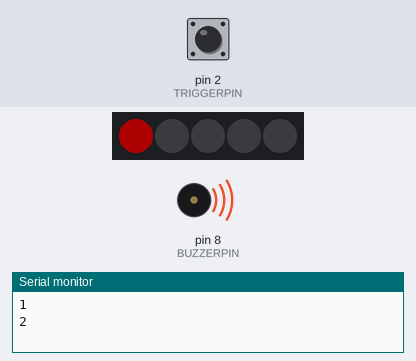
Bench run of a sketch on a simulated Arduino Uno, built with avr-gcc and run on an emulated ATmega328P. Shown: 5 RGB LEDs in strip order, left to right, buzzer (waves = sounding), the last lines printed to the serial monitor. The test bench sets the inputs (shaded band); at power-on: pin 2 (TRIGGERPIN) HIGH. Dim RGB values are drawn brighter than linear.

Above: at 0.18 s.
At 0.96 s:
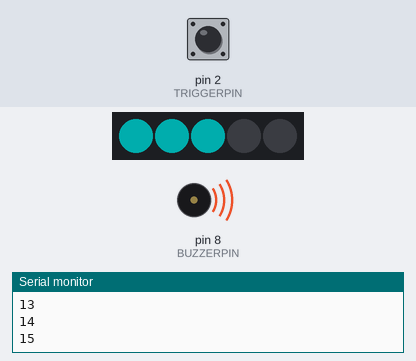
At 1.6 s:
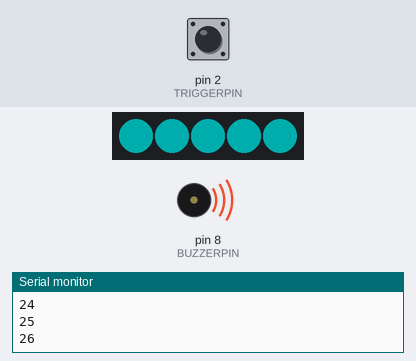
At 2.1 s:
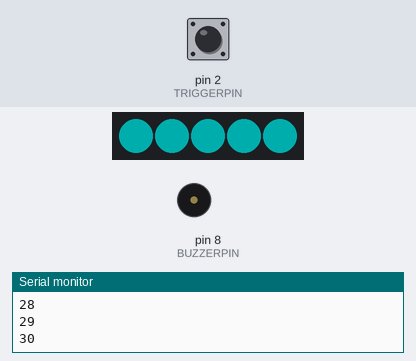
Timing chart, 0 to 3.6 s (numbered marks = the images above):
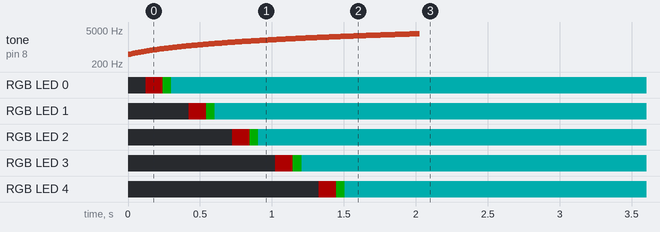

The sketch:

guntest.ino
```cpp
/*
 * Pin 6 - Neopixel
 * Pin 2 - Trigger button
 * Pin 3 - IR
 * Pin 8 - Buzzer
 */
#include <NewTone.h>
#include <Adafruit_NeoPixel.h>
#include <IRremote.h>

/*defining pin numbers*/
#define PIN      6
#define NUMPIXELS 5
#define TRIGGERPIN 2
#define BUZZERPIN 8

// variables for pulling trigger of gun
int triggerState = 0;               // variable for reading the trigger status
int maxBullet = 30;                 // Max Ammo for the gun
int minBullet = 0;                  // Min. Ammo for the gun
int currentBullet = 0;              // Current Ammo for the gun
boolean triggerPressed = false;     //boolean to prevent spamming

// variables for booting up sequence
unsigned long previousMillisforbootupSound = 0;        // will store last time LED was updated
const long bootupSoundInterval = 10;           // interval for bootupSound to change tone (milliseconds)
int bootupCount=0;
int bootupSoundDuration = 2000;
int bootupFreq=500;

Adafruit_NeoPixel strip = Adafruit_NeoPixel(NUMPIXELS, PIN, NEO_GRB + NEO_KHZ800);
IRsend irsend;

void setup() {
  strip.begin();
  strip.show(); // Initialize all pixels to 'off'
  pinMode(TRIGGERPIN, INPUT_PULLUP);
  Serial.begin(9600);

}

void loop() {
  bootupSequence();
  triggerState = digitalRead(TRIGGERPIN);
  if(triggerState == HIGH){
    // trigger not pressed
    triggerPressed = true;
  }else{
    if ((triggerPressed == true) && (currentBullet > 0)){
      shoot();
      triggerPressed = false;
    }
  }
  updateAmmoBar(0, NUMPIXELS, currentBullet, minBullet, maxBullet);
  strip.show();
}

void shoot() {
  NewTone(BUZZERPIN, 1000, 100);
  currentBullet--;
  irsend.sendSony(0xa90, 12);
  Serial.println(currentBullet);
}


void updateAmmoBar(int firstAmmoPixel, int lastAmmoPixel, int currentBullet, int minBullet, int maxBullet) {
  int numberOfPixels = lastAmmoPixel - firstAmmoPixel + 1;
  int numberOfStates = numberOfPixels * 3;
  currentBullet = constrain(currentBullet, minBullet, maxBullet);
  int currentState = map(currentBullet, minBullet, maxBullet, 0, numberOfStates);
  int numberOfBlue = map(currentBullet, minBullet, maxBullet, 0, numberOfPixels);
  int colorOfEdge = currentState % 3;

  for (int i = firstAmmoPixel; i <= lastAmmoPixel; i++) {
    //Serial.print("Ammo pixel number: ");
    //Serial.print(i);
    if (i < firstAmmoPixel + numberOfBlue) {
      strip.setPixelColor(i, strip.Color(0, 50, 50));
      //Serial.println("light blue");
    }
    else if (i == firstAmmoPixel + numberOfBlue) {
      switch (colorOfEdge) {
        case 2:
          //Serial.println("green");
          strip.setPixelColor(i, strip.Color(0, 50, 0));
          break;
        case 1:
          //Serial.println("red");
          strip.setPixelColor(i, strip.Color(50, 0, 0));
          break;
        case 0:
          //Serial.println("Black");
          strip.setPixelColor(i, strip.Color(0, 0, 0));
          break;
      }
    } else {
      //Serial.println("Black");
      strip.setPixelColor(i, strip.Color(0, 0, 0));
    }
  }
}


void bootupSequence() {
  while (bootupCount<=(bootupSoundDuration/10))
  {
    unsigned long currentMillisforbootupSound = millis();
    NewTone(BUZZERPIN, bootupFreq, bootupSoundInterval);
    if (currentMillisforbootupSound - previousMillisforbootupSound >= bootupSoundInterval) {
    // save the last time you blinked the LED
    previousMillisforbootupSound = currentMillisforbootupSound;
    bootupFreq+=15;
    bootupCount++;
    int num = (bootupSoundDuration/10) / maxBullet;
    if ((currentBullet < maxBullet) && (bootupCount%num == 0))
      {
        currentBullet++;
        updateAmmoBar(0, NUMPIXELS, currentBullet, minBullet, maxBullet);
        strip.show();
        Serial.println(currentBullet);
      }
    }
  }
}
```

Measured:
- by itself, RGB LED 0: off → RGB(50, 0, 0) at 0.12 s, → RGB(0, 50, 0) 0.12 s later, → RGB(0, 50, 50) 0.06 s later
- by itself, RGB LED 1: off → RGB(50, 0, 0) at 0.42 s, → RGB(0, 50, 0) 0.12 s later, → RGB(0, 50, 50) 0.06 s later
- by itself, RGB LED 2: off → RGB(50, 0, 0) at 0.72 s, → RGB(0, 50, 0) 0.12 s later, → RGB(0, 50, 50) 0.06 s later
- by itself, RGB LED 3: off → RGB(50, 0, 0) at 1.0 s, → RGB(0, 50, 0) 0.12 s later, → RGB(0, 50, 50) 0.06 s later
- by itself, RGB LED 4: off → RGB(50, 0, 0) at 1.3 s, → RGB(0, 50, 0) 0.12 s later, → RGB(0, 50, 50) 0.06 s later
- by itself, tone on pin 8 (BUZZERPIN): plays 500 Hz for 0.01 s, 515 Hz for 0.01 s, 530 Hz for 0.01 s, 545 Hz for 0.01 s, 560 Hz for 0.01 s, 575 Hz for 0.01 s … (201 notes in this stretch)
